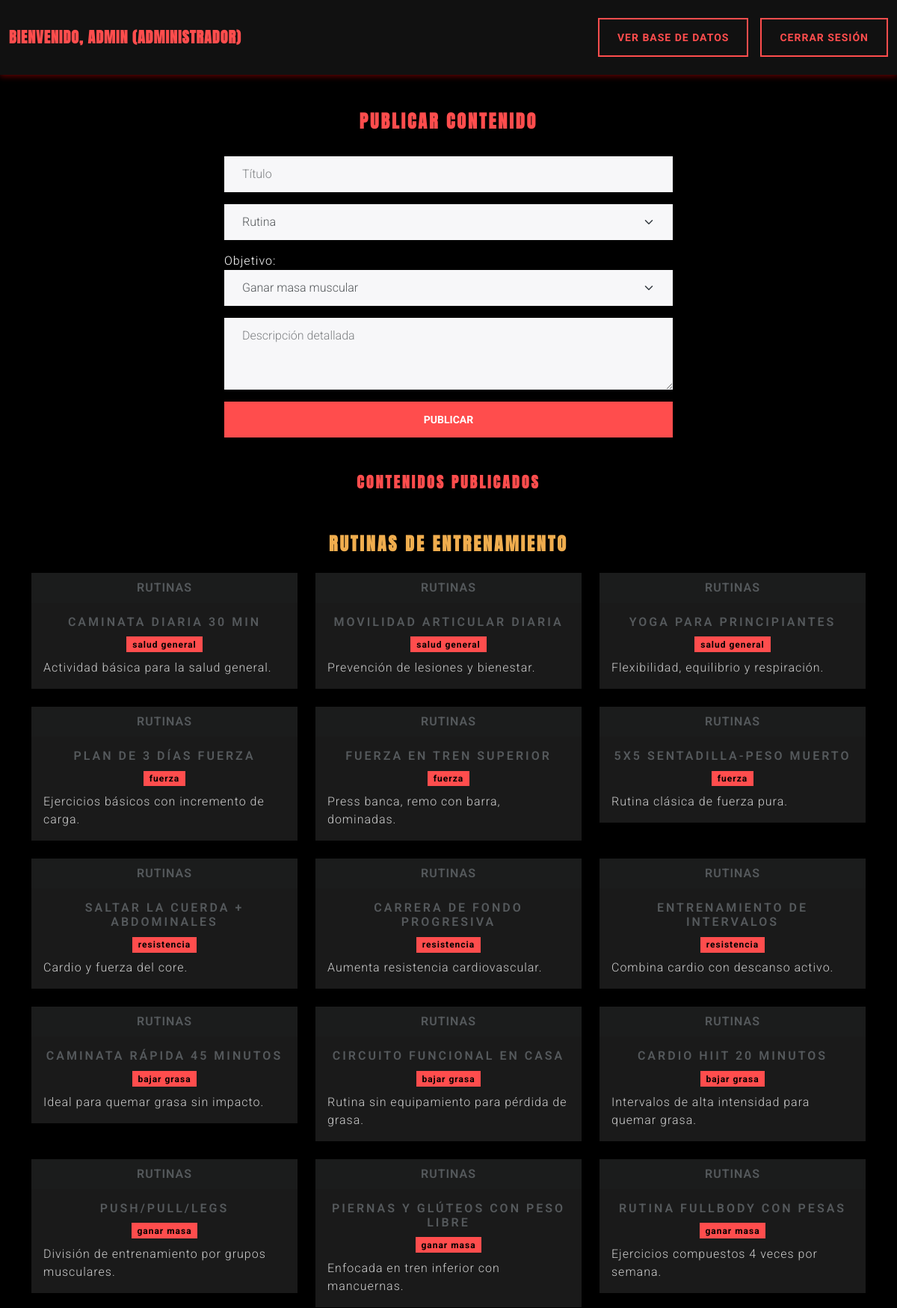
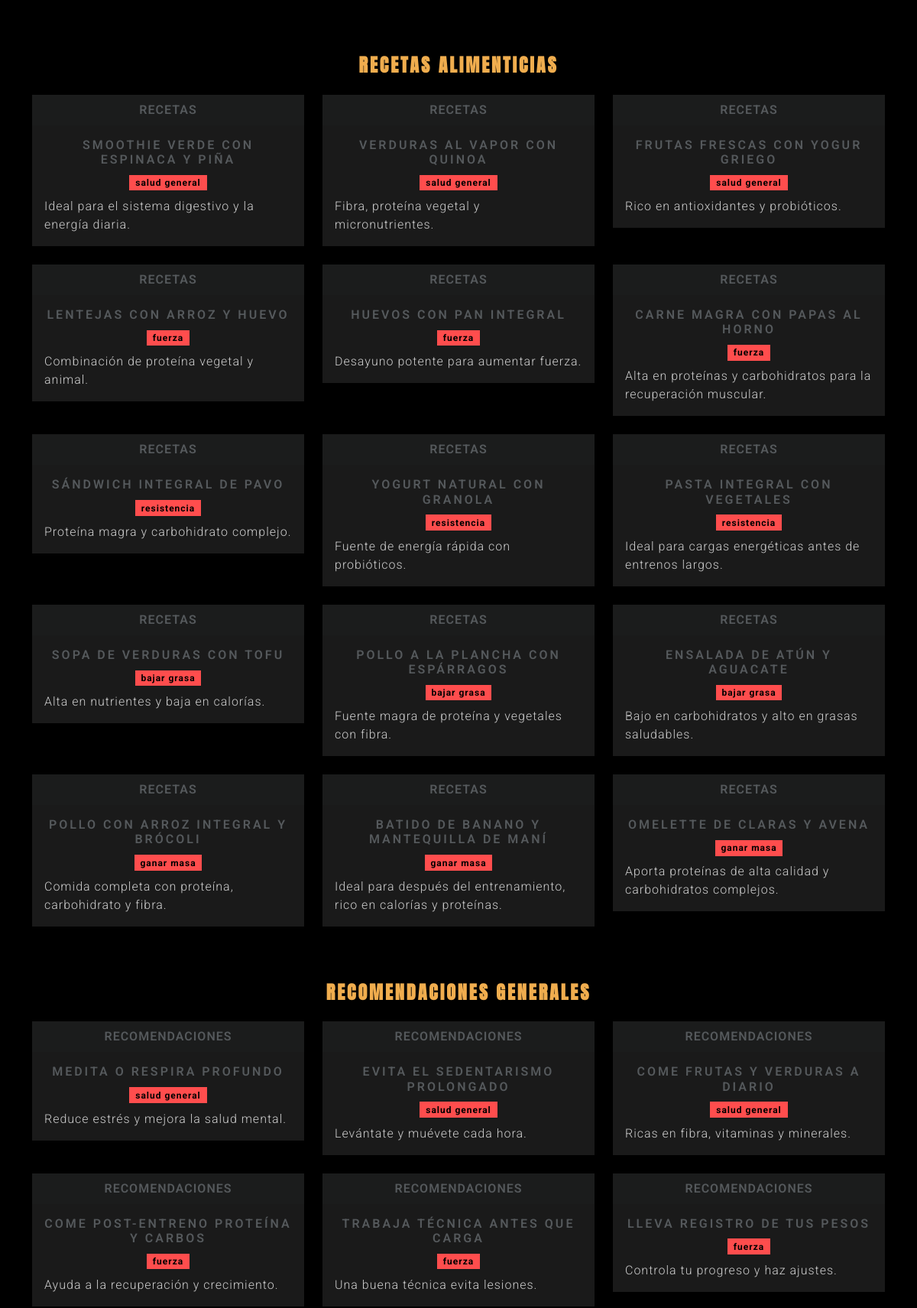
Screenshot of /admin/dashboard.php (signed in, upper part) with the database file from the repository (2 pictures, top to bottom).
### tables this page shows
CREATE TABLE `rutinas` (
                           `id` INT NOT NULL AUTO_INCREMENT,
                           `titulo` VARCHAR(255) NOT NULL,
                           `objetivo` VARCHAR(100) NOT NULL,
                           `descripcion` TEXT,
                           PRIMARY KEY (`id`)
);

CREATE TABLE `recetas` (
                           `id` INT NOT NULL AUTO_INCREMENT,
                           `titulo` VARCHAR(255) NOT NULL,
                           `objetivo` VARCHAR(100) NOT NULL,
                           `descripcion` TEXT,
                           PRIMARY KEY (`id`)
);

CREATE TABLE `recomendaciones` (
                                   `id` INT NOT NULL AUTO_INCREMENT,
                                   `titulo` VARCHAR(255) NOT NULL,
                                   `objetivo` VARCHAR(100) NOT NULL,
                                   `descripcion` TEXT,
                                   PRIMARY KEY (`id`)
);

### admin/dashboard.php (the view, shortened to what this page needs)
<!DOCTYPE html>
<html lang="es">
<head>
    <link href="../bootstrap.min (3).css" rel="stylesheet">
</head>
<body>
<?php
include '../includes/db.php';
?>
<nav class="navbar navbar-expand-lg navbar-dark">
    <div class="container-fluid justify-content-between">
        <span class="navbar-brand fw-bold username">Bienvenido, <?php echo $_SESSION['name']; ?> (Administrador)</span>
        <div class="d-flex align-items-center gap-3">
            <a href="basedatos.php" class="btn btn-outline-light">Ver base de datos</a>
            <a href="../logout.php" class="btn btn-outline-light">Cerrar sesión</a>
        </div>
    </div>
</nav>
<div class="container mt-5">
    <h3 class="text-center">Publicar contenido</h3><br>
    <form method="POST" class="mx-auto" style="max-width: 600px;">
        <input type="text" name="titulo" placeholder="Título" required class="form-control mb-3">
        <select name="tipo" required class="form-select mb-3">
            <option value="rutina">Rutina</option>
        </select>
        <label class="text-white">Objetivo:</label>
        <select name="objetivo" required class="form-select mb-3">
            <option value="ganar masa muscular">Ganar masa muscular</option>
        </select>
        <textarea class="form-control mb-3" rows="3" name="descripcion" placeholder="Descripción detallada" required></textarea>
        <button type="submit" name="publicar" class="btn btn-warning w-100">Publicar</button>
    </form>
    <h4 class="text-center mt-5">Contenidos publicados</h4>
    <div class="row">
        <?php
        $tablas = [
            'rutinas' => 'Rutinas de entrenamiento',
            'recetas' => 'Recetas alimenticias',
            'recomendaciones' => 'Recomendaciones generales'
        ];
        foreach ($tablas as $tabla => $titulo) {
            $res = $conn->query("SELECT * FROM $tabla ORDER BY id DESC");
            if ($res->num_rows > 0) {
                echo '<div class="container mt-5">';
                echo '<h3 class="text-center text-warning mb-4">'.htmlspecialchars($titulo).'</h3>';
                echo '<div class="row">';
                while ($row = $res->fetch_assoc()) {
                    echo '<div class="col-sm-12 col-md-6 col-lg-4 mb-4">
                    <div class="card">
                        <div class="card-header text-uppercase text-center fw-bold">'.strtoupper($tabla).'</div>
                        <div class="card-body">
                            <h5 class="card-title text-center">'.htmlspecialchars($row['titulo']).'</h5>
                            <div class="text-center mb-2">
                                <span class="badge objetivo-badge">'.htmlspecialchars($row['objetivo']).'</span>
                            </div>
                            <p class="card-text">'.nl2br(htmlspecialchars($row['descripcion'])).'</p>
                        </div>
                    </div>
                </div>';
                }
                echo '</div>';
                echo '</div>';
            }
        }
        ?>
    </div>
</div>
</body>
</html>

### admin/dashboard.php (style rules this page uses)
body { background-color: #000; color: #fff; font-family: 'Roboto', sans-serif; }
.navbar { background-color: #111 !important; box-shadow: 0 2px 8px rgba(255, 0, 0, 0.4); }
.username { color: #ff4d4d !important; font-weight: 700; font-family: 'Anton', sans-serif; }
h3, h4 { font-family: 'Anton', sans-serif; color: #ff4d4d; }
.card { background-color: #1a1a1a; border: none; transition: transform 0.3s ease, box-shadow 0.3s ease; }
.card-title { color: #ff4d4d; }
.card-text { color: #ccc; }
.objetivo-badge { background-color: #ff4d4d; color: #000; font-weight: bold; }
.btn-warning { background-color: #ff4d4d; border-color: #ff4d4d; color: #fff; font-weight: bold; }
.btn-outline-light { border-color: #ff4d4d; color: #ff4d4d; font-weight: bold; }

### rows the page displays
rutinas: tabla "RUTINAS", titulo "CAMINATA DIARIA 30 MIN", objetivo "salud general", descripcion "Actividad básica para la salud general."
rutinas: tabla "RUTINAS", titulo "MOVILIDAD ARTICULAR DIARIA", objetivo "salud general", descripcion "Prevención de lesiones y bienestar."
rutinas: tabla "RUTINAS", titulo "YOGA PARA PRINCIPIANTES", objetivo "salud general", descripcion "Flexibilidad, equilibrio y respiración."
rutinas: tabla "RUTINAS", titulo "PLAN DE 3 DÍAS FUERZA", objetivo "fuerza", descripcion "Ejercicios básicos con incremento de carga."
rutinas: tabla "RUTINAS", titulo "FUERZA EN TREN SUPERIOR", objetivo "fuerza", descripcion "Press banca, remo con barra, dominadas."
rutinas: tabla "RUTINAS", titulo "5X5 SENTADILLA-PESO MUERTO", objetivo "fuerza", descripcion "Rutina clásica de fuerza pura."
rutinas: tabla "RUTINAS", titulo "SALTAR LA CUERDA + ABDOMINALES", objetivo "resistencia", descripcion "Cardio y fuerza del core."
rutinas: tabla "RUTINAS", titulo "CARRERA DE FONDO PROGRESIVA", objetivo "resistencia", descripcion "Aumenta resistencia cardiovascular."
rutinas: tabla "RUTINAS", titulo "ENTRENAMIENTO DE INTERVALOS", objetivo "resistencia", descripcion "Combina cardio con descanso activo."
rutinas: tabla "RUTINAS", titulo "CAMINATA RÁPIDA 45 MINUTOS", objetivo "bajar grasa", descripcion "Ideal para quemar grasa sin impacto."
rutinas: tabla "RUTINAS", titulo "CIRCUITO FUNCIONAL EN CASA", objetivo "bajar grasa", descripcion "Rutina sin equipamiento para pérdida de grasa."
rutinas: tabla "RUTINAS", titulo "CARDIO HIIT 20 MINUTOS", objetivo "bajar grasa", descripcion "Intervalos de alta intensidad para quemar grasa."
rutinas: tabla "RUTINAS", titulo "PUSH/PULL/LEGS", objetivo "ganar masa", descripcion "División de entrenamiento por grupos musculares."
rutinas: tabla "RUTINAS", titulo "PIERNAS Y GLÚTEOS CON PESO LIBRE", objetivo "ganar masa", descripcion "Enfocada en tren inferior con mancuernas."
rutinas: tabla "RUTINAS", titulo "RUTINA FULLBODY CON PESAS", objetivo "ganar masa", descripcion "Ejercicios compuestos 4 veces por semana."
recetas: tabla "RECETAS", titulo "SMOOTHIE VERDE CON ESPINACA Y PIÑA", objetivo "salud general", descripcion "Ideal para el sistema digestivo y la energía diaria."
recetas: tabla "RECETAS", titulo "VERDURAS AL VAPOR CON QUINOA", objetivo "salud general", descripcion "Fibra, proteína vegetal y micronutrientes."
recetas: tabla "RECETAS", titulo "FRUTAS FRESCAS CON YOGUR GRIEGO", objetivo "salud general", descripcion "Rico en antioxidantes y probióticos."
recetas: tabla "RECETAS", titulo "LENTEJAS CON ARROZ Y HUEVO", objetivo "fuerza", descripcion "Combinación de proteína vegetal y animal."
recetas: tabla "RECETAS", titulo "HUEVOS CON PAN INTEGRAL", objetivo "fuerza", descripcion "Desayuno potente para aumentar fuerza."
recetas: tabla "RECETAS", titulo "CARNE MAGRA CON PAPAS AL HORNO", objetivo "fuerza", descripcion "Alta en proteínas y carbohidratos para la recuperación muscular."
recetas: tabla "RECETAS", titulo "SÁNDWICH INTEGRAL DE PAVO", objetivo "resistencia", descripcion "Proteína magra y carbohidrato complejo."
recetas: tabla "RECETAS", titulo "YOGURT NATURAL CON GRANOLA", objetivo "resistencia", descripcion "Fuente de energía rápida con probióticos."
recetas: tabla "RECETAS", titulo "PASTA INTEGRAL CON VEGETALES", objetivo "resistencia", descripcion "Ideal para cargas energéticas antes de entrenos largos."
recetas: tabla "RECETAS", titulo "SOPA DE VERDURAS CON TOFU", objetivo "bajar grasa", descripcion "Alta en nutrientes y baja en calorías."
recetas: tabla "RECETAS", titulo "POLLO A LA PLANCHA CON ESPÁRRAGOS", objetivo "bajar grasa", descripcion "Fuente magra de proteína y vegetales con fibra."
recetas: tabla "RECETAS", titulo "ENSALADA DE ATÚN Y AGUACATE", objetivo "bajar grasa", descripcion "Bajo en carbohidratos y alto en grasas saludables."
recetas: tabla "RECETAS", titulo "POLLO CON ARROZ INTEGRAL Y BRÓCOLI", objetivo "ganar masa", descripcion "Comida completa con proteína, carbohidrato y fibra."
recetas: tabla "RECETAS", titulo "BATIDO DE BANANO Y MANTEQUILLA DE MANÍ", objetivo "ganar masa", descripcion "Ideal para después del entrenamiento, rico en calorías y proteínas."
recetas: tabla "RECETAS", titulo "OMELETTE DE CLARAS Y AVENA", objetivo "ganar masa", descripcion "Aporta proteínas de alta calidad y carbohidratos complejos."
recomendaciones: tabla "RECOMENDACIONES", titulo "MEDITA O RESPIRA PROFUNDO", objetivo "salud general", descripcion "Reduce estrés y mejora la salud mental."
recomendaciones: tabla "RECOMENDACIONES", titulo "EVITA EL SEDENTARISMO PROLONGADO", objetivo "salud general", descripcion "Levántate y muévete cada hora."
recomendaciones: tabla "RECOMENDACIONES", titulo "COME FRUTAS Y VERDURAS A DIARIO", objetivo "salud general", descripcion "Ricas en fibra, vitaminas y minerales."
recomendaciones: tabla "RECOMENDACIONES", titulo "COME POST-ENTRENO PROTEÍNA Y CARBOS", objetivo "fuerza", descripcion "Ayuda a la recuperación y crecimiento."
recomendaciones: tabla "RECOMENDACIONES", titulo "TRABAJA TÉCNICA ANTES QUE CARGA", objetivo "fuerza", descripcion "Una buena técnica evita lesiones."
recomendaciones: tabla "RECOMENDACIONES", titulo "LLEVA REGISTRO DE TUS PESOS", objetivo "fuerza", descripcion "Controla tu progreso y haz ajustes."

### other values shown
$_SESSION['name'] "ADMIN"
$titulo "RUTINAS DE ENTRENAMIENTO"
$titulo "RECETAS ALIMENTICIAS"
$titulo "RECOMENDACIONES GENERALES"
